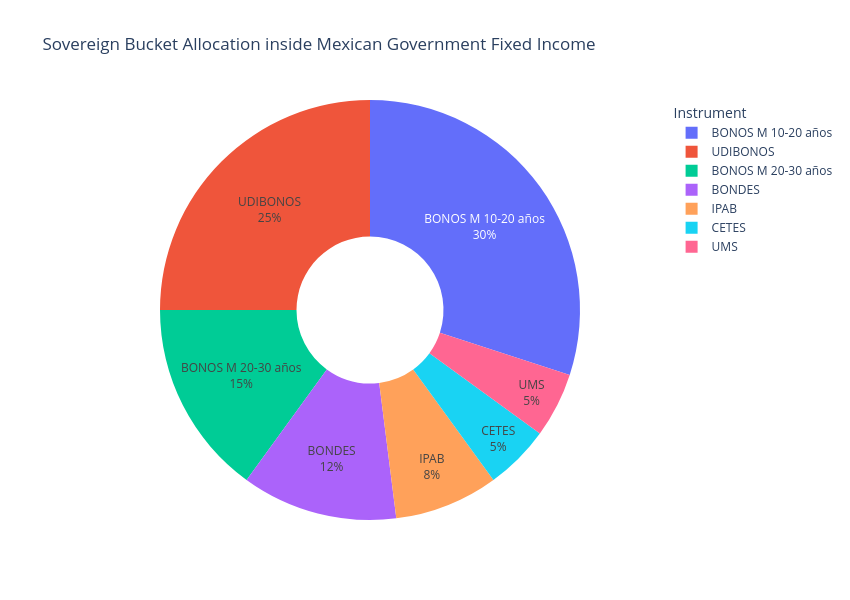

Source (notebook cell):
### Code cell
# ============================================================
# Gráfico interactivo: ponderación interna del bucket soberano
# Versión sin customdata para evitar errores de hovertemplate
# ============================================================

import plotly.graph_objects as go

sovereign_validation = sovereign_validation.copy()

sovereign_validation["Portfolio_Weight"] = (
    sovereign_validation["Weight_within_Sovereign_Bucket"]
    * IPS_WEIGHTS["Mexican government fixed income"]
)

sovereign_validation["Hover_Text"] = (
    "<b>" + sovereign_validation["Sovereign Bucket"].astype(str) + "</b><br>" +
    "Weight inside sovereign bucket: " + 
    (sovereign_validation["Weight_within_Sovereign_Bucket"] * 100).round(2).astype(str) + "%<br>" +
    "Portfolio weight: " + 
    (sovereign_validation["Portfolio_Weight"] * 100).round(2).astype(str) + "%<br>" +
    "Number of assets: " + sovereign_validation["Assets"].astype(int).astype(str)
)

fig = go.Figure(
    data=[
        go.Pie(
            labels=sovereign_validation["Sovereign Bucket"],
            values=sovereign_validation["Weight_within_Sovereign_Bucket"],
            hole=0.35,
            textinfo="percent+label",
            textposition="inside",
            hoverinfo="text",
            hovertext=sovereign_validation["Hover_Text"]
        )
    ]
)

fig.update_layout(
    title="Sovereign Bucket Allocation inside Mexican Government Fixed Income",
    width=850,
    height=600,
    legend_title_text="Instrument"
)

fig.show()

### Figure 1 — Plotly figure (JSON) as saved in the notebook; plotly's stock layout.template omitted (floating-point values rounded to 4 significant figures)
{"data": [{"hole": 0.35, "hoverinfo": "text", "hovertext": ["<b>BONDES</b><br>Weight inside sovereign bucket: 12.0%<br>Portfolio weight: 5.4%<br>Number of assets: 3", "<b>BONOS M 10-20 años</b><br>Weight inside sovereign bucket: 30.0%<br>Portfolio weight: 13.5%<br>Number of assets: 2", "<b>BONOS M 20-30 años</b><br>Weight inside sovereign bucket: 15.0%<br>Portfolio weight: 6.75%<br>Number of assets: 2", "<b>CETES</b><br>Weight inside sovereign bucket: 5.0%<br>Portfolio weight: 2.25%<br>Number of assets: 4", "<b>IPAB</b><br>Weight inside sovereign bucket: 8.0%<br>Portfolio weight: 3.6%<br>Number of assets: 3", "<b>UDIBONOS</b><br>Weight inside sovereign bucket: 25.0%<br>Portfolio weight: 11.25%<br>Number of assets: 2", "<b>UMS</b><br>Weight inside sovereign bucket: 5.0%<br>Portfolio weight: 2.25%<br>Number of assets: 2"], "labels": ["BONDES", "BONOS M 10-20 años", "BONOS M 20-30 años", "CETES", "IPAB", "UDIBONOS", "UMS"], "textinfo": "percent+label", "textposition": "inside", "type": "pie", "values": [0.12, 0.3, 0.15, 0.05, 0.08, 0.25, 0.05]}], "layout": {"height": 600, "legend": {"title": {"text": "Instrument"}}, "title": {"text": "Sovereign Bucket Allocation inside Mexican Government Fixed Income"}, "width": 850}}
